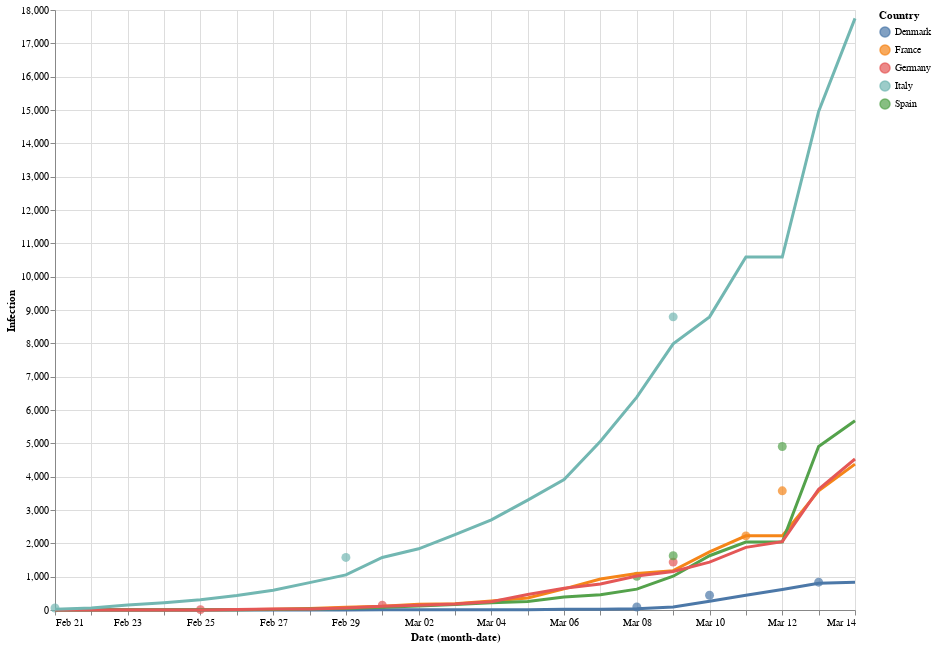

Write notebook code for a chart like this one.
### Code cell
points_ts = alt.Chart(hover_frame).mark_circle(size=80).encode(
    x='monthdate(Date)',
    y='Infection',
    color = "Country",
    tooltip= ["Country", "Date", "Infection", "Text"]
)#.interactive()

#hue = alt.layer(points_ts,okay)#.interactive()
hue = points_ts + okay
hue.save("chart.html")
hue

### Figure 1 — Vega-Lite specification as saved in the notebook (floating-point values rounded to 4 significant figures)
{"config": {"view": {"continuousWidth": 400, "continuousHeight": 300}}, "layer": [{"data": {"name": "data-56916e9217a1bc132a3cca8ed417ecdb"}, "mark": {"type": "circle", "size": 80}, "encoding": {"color": {"type": "nominal", "field": "Country"}, "tooltip": [{"type": "nominal", "field": "Country"}, {"type": "temporal", "field": "Date"}, {"type": "quantitative", "field": "Infection"}, {"type": "nominal", "field": "Text"}], "x": {"type": "temporal", "field": "Date", "timeUnit": "monthdate"}, "y": {"type": "quantitative", "field": "Infection"}}}, {"data": {"name": "data-ea656ec6eba18789fd72cffe5c384688"}, "mark": "line", "encoding": {"color": {"type": "nominal", "field": "Country"}, "size": {"value": 3}, "x": {"type": "temporal", "field": "Date", "timeUnit": "monthdate"}, "y": {"type": "quantitative", "field": "Infection"}}, "height": 600, "width": 800}], "$schema": "https://vega.github.io/schema/vega-lite/v4.0.2.json", "datasets": {"data-56916e9217a1bc132a3cca8ed417ecdb": [{"Country": "Denmark", "Date": "2020-03-08T23:00:00", "Infection": 91, "Text": "first school is closed. Public transport is encouraged not to be used, especially in rush hours."}, {"Country": "Denmark", "Date": "2020-03-10T23:00:00", "Infection": 443, "Text": "Everyone is recommended to stay home. Schools are announced to shutdown from March 13th. Same applies for people working non essential jobs in public sectors."}, {"Country": "Denmark", "Date": "2020-03-13T23:00:00", "Infection": 834, "Text": "Borders are closing for people who don’t have a valid purpose of entry."}, {"Country": "Germany", "Date": "2020-02-25T23:00:00", "Infection": 12, "Text": "Several schools and public places were closed in the region of North Rhine-Westphalia, until 2 March. Several other public events are also cancelled."}, {"Country": "Germany", "Date": "2020-03-01T23:00:00", "Infection": 143, "Text": "the ‘Robert Koch Institute’ raised its threat level for Germany to 'moderate' and the European Centre for Disease Prevention and Control raised its threat level for Europe from 'moderate' to 'high'"}, {"Country": "Germany", "Date": "2020-03-09T23:00:00", "Infection": 1437, "Text": "A general ban on events with more than 1,000 participants put into immediate effect by several federal states, Germany's Ice Hockey league’ 2019/2020 season cancelled immediately, Several matches of the football leagues, including all Bundesliga matches of matchday 26, were announced to be played behind closed doors. It was later confirmed on 13 March that all Bundesliga and 2. Bundesliga matches would be postponed until at least 2 April."}, {"Country": "Italy", "Date": "2020-02-21T23:00:00", "Infection": 59, "Text": "the government announced a new decree imposing the quarantine of more than 50,000 people from 11 different municipalities in Northern Italy. Schools were closed in ten municipalities in Lombardy, one in Veneto and one in Emilia Romagna. All public events were cancelled and some commercial activities."}, {"Country": "Italy", "Date": "2020-02-29T23:00:00", "Infection": 1577, "Text": "the Council of Ministers approved a decree to organise the containment of the outbreak: A red zone, where the whole population is in quarantine. A yellow zone, where social and sport events are suspended and schools, theatres, clubs and cinemas are closed."}, {"Country": "Italy", "Date": "2020-03-09T23:00:00", "Infection": 8794, "Text": "Prime Minister Conte increased the quarantine lockdown to cover all of Italy, including travel restrictions and a ban on public gatherings"}, {"Country": "France", "Date": "2020-03-11T23:00:00", "Infection": 2224, "Text": "President announced that all schools and all universities would close from Monday"}, {"Country": "France", "Date": "2020-03-12T23:00:00", "Infection": 3576, "Text": "Prime minister banned gatherings of more than 100 people, not including public transportation."}, {"Country": "Spain", "Date": "2020-03-08T23:00:00", "Infection": 1013, "Text": "The president of Madrid announces the cancellation of classes in the city at all educational levels."}, {"Country": "Spain", "Date": "2020-03-12T23:00:00", "Infection": 4906, "Text": "Prime Minister announces the declaration of the state of emergency in the nation for a period of 15 days"}, {"Country": "Spain", "Date": "2020-03-09T23:00:00", "Infection": 1628, "Text": "Spanish Government suspends events with more than one thousand attendants in many regions."}], "data-ea656ec6eba18789fd72cffe5c384688": [{"Country": "France", "Date": "2/21/2020", "Infection": 7}, {"Country": "Denmark", "Date": "2/21/2020", "Infection": 0}, {"Country": "Spain", "Date": "2/21/2020", "Infection": 0}, {"Country": "Germany", "Date": "2/21/2020", "Infection": 2}, {"Country": "Italy", "Date": "2/21/2020", "Infection": 19}, {"Country": "France", "Date": "2/22/2020", "Infection": 7}, {"Country": "Denmark", "Date": "2/22/2020", "Infection": 0}, {"Country": "Spain", "Date": "2/22/2020", "Infection": 0}, {"Country": "Germany", "Date": "2/22/2020", "Infection": 2}, {"Country": "Italy", "Date": "2/22/2020", "Infection": 59}, {"Country": "France", "Date": "2/23/2020", "Infection": 7}, {"Country": "Denmark", "Date": "2/23/2020", "Infection": 0}, {"Country": "Spain", "Date": "2/23/2020", "Infection": 0}, {"Country": "Germany", "Date": "2/23/2020", "Infection": 2}, {"Country": "Italy", "Date": "2/23/2020", "Infection": 150}, {"Country": "France", "Date": "2/24/2020", "Infection": 7}, {"Country": "Denmark", "Date": "2/24/2020", "Infection": 0}, {"Country": "Spain", "Date": "2/24/2020", "Infection": 0}, {"Country": "Germany", "Date": "2/24/2020", "Infection": 2}, {"Country": "Italy", "Date": "2/24/2020", "Infection": 221}, {"Country": "France", "Date": "2/25/2020", "Infection": 2}, {"Country": "Denmark", "Date": "2/25/2020", "Infection": 0}, {"Country": "Spain", "Date": "2/25/2020", "Infection": 4}, {"Country": "Germany", "Date": "2/25/2020", "Infection": 3}, {"Country": "Italy", "Date": "2/25/2020", "Infection": 311}, {"Country": "France", "Date": "2/26/2020", "Infection": 5}, {"Country": "Denmark", "Date": "2/26/2020", "Infection": 0}, {"Country": "Spain", "Date": "2/26/2020", "Infection": 11}, {"Country": "Germany", "Date": "2/26/2020", "Infection": 12}, {"Country": "Italy", "Date": "2/26/2020", "Infection": 438}, {"Country": "France", "Date": "2/27/2020", "Infection": 25}, {"Country": "Denmark", "Date": "2/27/2020", "Infection": 1}, {"Country": "Spain", "Date": "2/27/2020", "Infection": 13}, {"Country": "Germany", "Date": "2/27/2020", "Infection": 30}, {"Country": "Italy", "Date": "2/27/2020", "Infection": 593}, {"Country": "France", "Date": "2/28/2020", "Infection": 44}, {"Country": "Denmark", "Date": "2/28/2020", "Infection": 1}, {"Country": "Spain", "Date": "2/28/2020", "Infection": 30}, {"Country": "Germany", "Date": "2/28/2020", "Infection": 32}, {"Country": "Italy", "Date": "2/28/2020", "Infection": 821}, {"Country": "France", "Date": "2/29/2020", "Infection": 86}, {"Country": "Denmark", "Date": "2/29/2020", "Infection": 3}, {"Country": "Spain", "Date": "2/29/2020", "Infection": 43}, {"Country": "Germany", "Date": "2/29/2020", "Infection": 63}, {"Country": "Italy", "Date": "2/29/2020", "Infection": 1053}, {"Country": "France", "Date": "3/1/2020", "Infection": 116}, {"Country": "Denmark", "Date": "3/1/2020", "Infection": 4}, {"Country": "Spain", "Date": "3/1/2020", "Infection": 82}, {"Country": "Germany", "Date": "3/1/2020", "Infection": 114}, {"Country": "Italy", "Date": "3/1/2020", "Infection": 1577}, {"Country": "France", "Date": "3/2/2020", "Infection": 176}, {"Country": "Denmark", "Date": "3/2/2020", "Infection": 4}, {"Country": "Spain", "Date": "3/2/2020", "Infection": 118}, {"Country": "Germany", "Date": "3/2/2020", "Infection": 143}, {"Country": "Italy", "Date": "3/2/2020", "Infection": 1835}, {"Country": "France", "Date": "3/3/2020", "Infection": 188}, {"Country": "Denmark", "Date": "3/3/2020", "Infection": 6}, {"Country": "Spain", "Date": "3/3/2020", "Infection": 162}, {"Country": "Germany", "Date": "3/3/2020", "Infection": 180}, {"Country": "Italy", "Date": "3/3/2020", "Infection": 2263}, {"Country": "France", "Date": "3/4/2020", "Infection": 272}, {"Country": "Denmark", "Date": "3/4/2020", "Infection": 11}, {"Country": "Spain", "Date": "3/4/2020", "Infection": 218}, {"Country": "Germany", "Date": "3/4/2020", "Infection": 246}, {"Country": "Italy", "Date": "3/4/2020", "Infection": 2706}, {"Country": "France", "Date": "3/5/2020", "Infection": 362}, {"Country": "Denmark", "Date": "3/5/2020", "Infection": 11}, {"Country": "Spain", "Date": "3/5/2020", "Infection": 254}, {"Country": "Germany", "Date": "3/5/2020", "Infection": 466}, {"Country": "Italy", "Date": "3/5/2020", "Infection": 3296}, {"Country": "France", "Date": "3/6/2020", "Infection": 635}, {"Country": "Denmark", "Date": "3/6/2020", "Infection": 23}, {"Country": "Spain", "Date": "3/6/2020", "Infection": 393}, {"Country": "Germany", "Date": "3/6/2020", "Infection": 653}, {"Country": "Italy", "Date": "3/6/2020", "Infection": 3916}, {"Country": "France", "Date": "3/7/2020", "Infection": 929}, {"Country": "Denmark", "Date": "3/7/2020", "Infection": 23}, {"Country": "Spain", "Date": "3/7/2020", "Infection": 460}, {"Country": "Germany", "Date": "3/7/2020", "Infection": 781}, {"Country": "Italy", "Date": "3/7/2020", "Infection": 5061}, {"Country": "France", "Date": "3/8/2020", "Infection": 1098}, {"Country": "Denmark", "Date": "3/8/2020", "Infection": 36}, {"Country": "Spain", "Date": "3/8/2020", "Infection": 626}, {"Country": "Germany", "Date": "3/8/2020", "Infection": 1022}, {"Country": "Italy", "Date": "3/8/2020", "Infection": 6387}, {"Country": "France", "Date": "3/9/2020", "Infection": 1181}, {"Country": "Denmark", "Date": "3/9/2020", "Infection": 91}, {"Country": "Spain", "Date": "3/9/2020", "Infection": 1013}, {"Country": "Germany", "Date": "3/9/2020", "Infection": 1156}, {"Country": "Italy", "Date": "3/9/2020", "Infection": 7985}, {"Country": "France", "Date": "3/10/2020", "Infection": 1742}, {"Country": "Denmark", "Date": "3/10/2020", "Infection": 263}, {"Country": "Spain", "Date": "3/10/2020", "Infection": 1628}, {"Country": "Germany", "Date": "3/10/2020", "Infection": 1437}, {"Country": "Italy", "Date": "3/10/2020", "Infection": 8794}, {"Country": "France", "Date": "3/11/2020", "Infection": 2224}, {"Country": "Denmark", "Date": "3/11/2020", "Infection": 443}, {"Country": "Spain", "Date": "3/11/2020", "Infection": 2040}, {"Country": "Germany", "Date": "3/11/2020", "Infection": 1880}, {"Country": "Italy", "Date": "3/11/2020", "Infection": 10590}, {"Country": "France", "Date": "3/12/2020", "Infection": 2224}, {"Country": "Denmark", "Date": "3/12/2020", "Infection": 616}, {"Country": "Spain", "Date": "3/12/2020", "Infection": 2039}, {"Country": "Germany", "Date": "3/12/2020", "Infection": 2050}, {"Country": "Italy", "Date": "3/12/2020", "Infection": 10590}, {"Country": "France", "Date": "3/13/2020", "Infection": 3576}, {"Country": "Denmark", "Date": "3/13/2020", "Infection": 803}, {"Country": "Spain", "Date": "3/13/2020", "Infection": 4906}, {"Country": "Germany", "Date": "3/13/2020", "Infection": 3622}, {"Country": "Italy", "Date": "3/13/2020", "Infection": 14955}, {"Country": "France", "Date": "3/14/2020", "Infection": 4377}, {"Country": "Denmark", "Date": "3/14/2020", "Infection": 834}, {"Country": "Spain", "Date": "3/14/2020", "Infection": 5679}, {"Country": "Germany", "Date": "3/14/2020", "Infection": 4530}, {"Country": "Italy", "Date": "3/14/2020", "Infection": 17750}]}}
